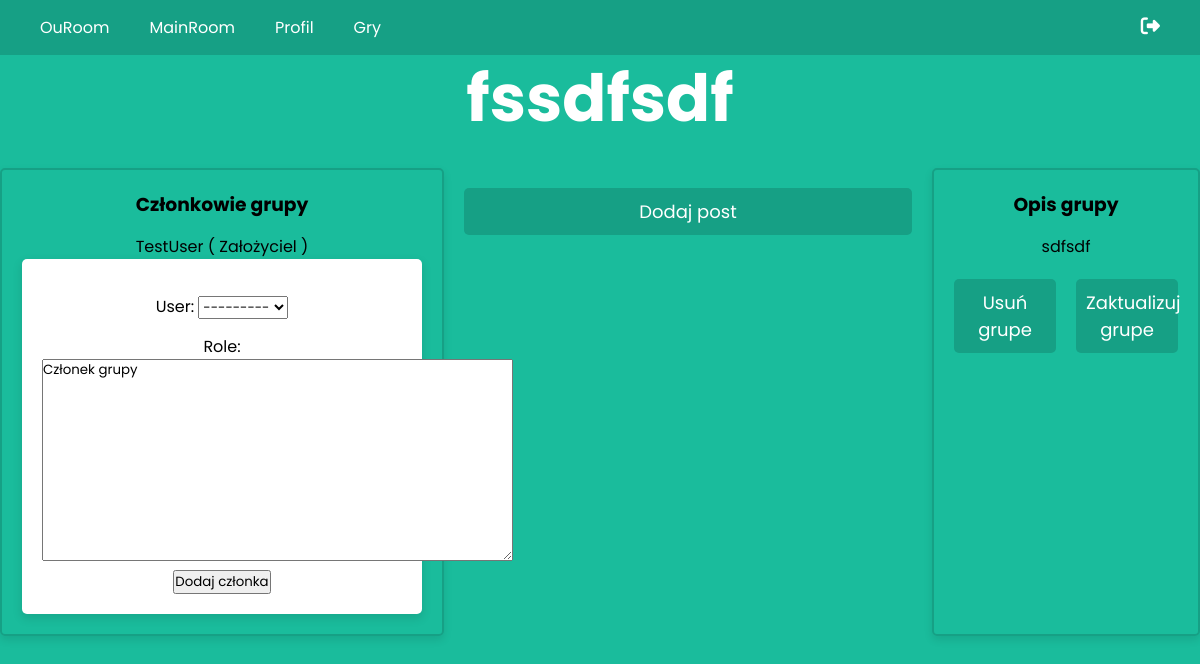
The page /ouroom/group/13 (signed in) on the database its author committed.
### rooms/models.py (models this page shows, shortened)
class Group(models.Model):
    author = models.ForeignKey(settings.AUTH_USER_MODEL, related_name='creator_group', on_delete=models.CASCADE)
    name = models.TextField(max_length=50)
    description = models.TextField(max_length=500)

### accounts/models.py (models this page shows)
class CustomUser(AbstractUser):
    email = models.EmailField(blank=False, null=False,unique=True)

### rooms/views.py (the view, shortened to what this page needs)
# urls.py: path('ouroom/group/<int:group_id>', views.GroupDetailView.as_view(), name='group_detail'),
class GroupDetailView(DetailView):
    model = Group
    context_object_name = 'group'
    template_name = 'rooms/group_detail.html'
    pk_url_kwarg = 'group_id'
    def get_object(self, queryset=None):
        group_id = self.kwargs.get(self.pk_url_kwarg)
        self.object = get_object_or_404(Group, id=group_id)
        return self.object
    def get_context_data(self, **kwargs):
        context = super().get_context_data(**kwargs)
        context['form'] = AddGroupMemberForm(group_id=self.object.id)
        context['members'] = GroupMembers.objects.filter(group=self.object) #Download all members
        return context

### rooms/forms.py
class AddGroupMemberForm(ModelForm):
    class Meta:
        model = GroupMembers
        fields = ['user', 'role']
    def __init__(self, *args, **kwargs):
        group_id = kwargs.pop('group_id', None)
        super().__init__(*args, **kwargs)
        if group_id:
            User = get_user_model()
            self.fields['user'].queryset = User.objects.exclude(group_membership__group_id=group_id) #Preventing the same user from being added

### rooms/templates/rooms/group_detail.html (shortened to what this page needs)
{% extends "rooms/mainroom.html" %}
{% block content %}
<h1>{{ object.name }}</h1>
<div class="container">
    <div class="left-container">
        <h3>Członkowie grupy</h3>
        <p>{{ object.author }} ( Założyciel )</p>
        {% if object.author == user %}
        <div class="form-container">
            <form method="post">
                {{ form.as_p }}
                <button type="submit">Dodaj członka</button>
            </form>
        </div>
        {% endif %}
    </div>
    <div class="center-container">
        <a href="{% url 'group_post' %}" class="submit-style">Dodaj post</a>
    </div>
    <div class="right-container">
        {% if object.description %}
            <h3>Opis grupy</h3>
            <p>{{ object.description }}</p>
        {% endif %}
    {% if object.author == user %}
        <div class="right-down" style="display: flex; flex-wrap: wrap; justify-content: center; gap: 20px; max-width: 620px; max-height: 100px; margin-top: 20px;">
            <a href="{% url 'group_delete' group.pk %}" class="button-style" style="flex-basis: calc(50% - 10px); text-align: center;">Usuń grupe</a>
            <a href="{% url 'group_update' group.pk %}" class="button-style" style="flex-basis: calc(50% - 10px); text-align: center;">Zaktualizuj grupe</a>
        </div>
    {% endif %}
    </div>
</div>
{% endblock content %}

### static/css/main.css (style rules this page uses)
* { margin: 0; padding: 0; box-sizing: border-box; font-family: 'Poppins', sans-serif; }
body { background: #1abc9c; overflow: auto; display: flex; flex-direction: column; justify-content: flex-start; align-items: center; padding-top: 50px; min-height: 100vh; }
h1 { color: #fff; margin-bottom: 20px; font-size: 65px; }
p { text-align: center; margin-top: 15px; }
form { background: #fff; padding: 20px; border-radius: 5px; box-shadow: 0px 4px 10px 1px rgba(0, 0, 0, 0.1); max-width: 400px; }
a.button-style { display: inline-block; color: #fff; background-color: #16a085; border: none; padding: 10px; border-radius: 5px; cursor: pointer; font-size: 18px; text-decoration: none; text-align: center; min-width: 100px; }
.submit-style { color: #fff; background: #16a085; border: none; padding: 10px; width: 100%; border-radius: 5px; cursor: pointer; font-size: 18px; text-align: center; display: inline-block; text-decoration: none; }

### rows shown on the page
Group: name "fssdfsdf", author "TestUser", description "sdfsdf"
